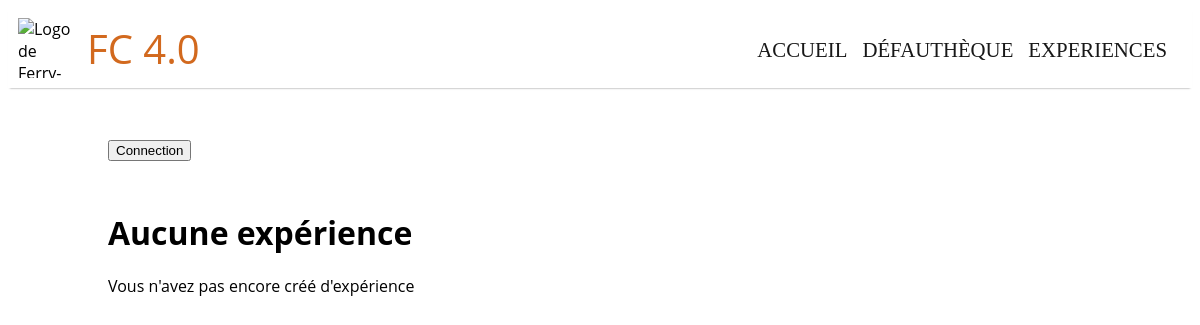
/Webfautheque/B311/Experiences/, run on an earlier commit of the app's database.
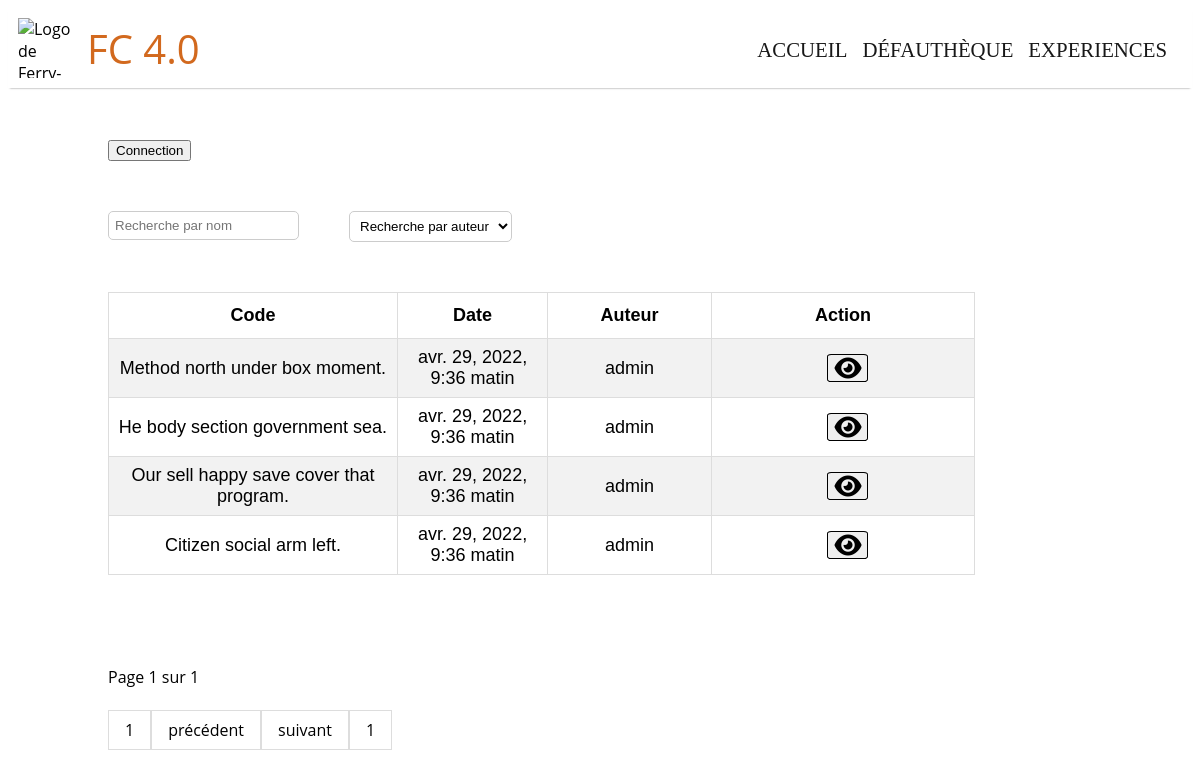
And on a later commit of the database.
### Webfautheque/models.py (models this page shows, shortened)
class Experience(models.Model):
    experience_nom_article = models.CharField(
        'Code expérience', max_length=200)
    defaut = models.ForeignKey(Defaut,
                               on_delete=models.CASCADE)
    experience_auteur = models.CharField(
        'Auteur', max_length=200, blank=True,  null=True)
    experience_pub_date = models.DateTimeField('date', default=timezone.now)
    experience_rapport_anomalie = models.FileField(
        'Rapport anomalie', upload_to='static/Webfautheque/rapport_anomalie', default="None", blank=True)
    experience_ift = models.ImageField(
        'Ift', upload_to='static/Webfautheque/ift', default="None")
    experience_photos_1 = models.ImageField(
        'Photo 1', upload_to='static/Webfautheque/photos', default="None")
    experience_photos_2 = models.ImageField(
        'Photo 2', upload_to='static/Webfautheque/photos', default="None")
    experience_descriptif = models.TextField(
        'descriptif', max_length=5000, default=" ")
    experience_remedes = models.TextField(
        'remedes', max_length=2000, default="")

### Webfautheque/views.py (the view)
def page_choix_experience(request, defaut_idperso):
    experiences = Experience.objects.filter(
        defaut_id=Defaut.objects.filter(defaut_idperso=defaut_idperso).values()[0]["id"]).order_by('-experience_pub_date')
    paginator = Paginator(experiences, 5)
    page = request.GET.get('page')
    page_obj = paginator.get_page(page)
    tags = Experience.objects.all().values('experience_auteur').distinct()
    groupes = request.user.groups.all()
    context = {'experiences': experiences, "defaut_idperso": defaut_idperso, 'page_obj': page_obj, 'tags': tags, 'paginator' : paginator, 'groupes' : groupes}
    return render(request, 'Webfautheque/choix_experiences.html', context)

### Webfautheque/models.py (called while the page is built)
    def __str__(self):
        return self.defaut_idperso

### templates/Webfautheque/choix_experiences.html (shortened to what the changed rows need)
<!DOCTYPE html>
<html lang="fr">
{% extends "Webfautheque/base.html" %}
{% load static %}
{% block content %}
<link rel="stylesheet" type="text/css" href="{% static 'css/choix_experiences.css' %}"/>
<div class="content_list">
  {% if paginator.count == 0 %}
    <div class="no_experience_text">
      <h1>Aucune expérience</h1>
      <p>Vous n'avez pas encore créé d'expérience</p>
    </div>
  {% else %}
  <div class="filter">
    <div class="search-form">
      <input type="text" class="form-search" id="searchField" placeholder="Recherche par nom">
    </div>
    <div class="search_by_name">
      <select id="searchByName">
        <option value="">Recherche par auteur</option>
      </select>
    </div>
  </div>
    <div class="list" style="display:flex">
      <div class="list_experiences">
        <table id="tab_experience">
          <thead>
            <tr>
              <th>Code</th>
              <th>Date</th>
              <th>Auteur</th>
              <th>Action</th>
            </tr>
          </thead>
          <tbody>
            {% for experience in page_obj%}
            <tr>
              <td>{{experience.experience_nom_article}}</td>
              <td>{{experience.experience_pub_date}}</td>
              <td>{{experience.experience_auteur}}</td>
              <td class="bouton_action">
                <div class="add_experience">
                  <div class="option_button">
                    {% if user.is_authenticated %}
                    <input type="hidden" id="superuser" value= {{user.is_superuser}}>
                      {% if user.is_superuser %}
                        <a href="/Webfautheque/{{ experience.defaut }}/Experiences/Consultation:{{ experience.id }}"> <button type="submit" aria-label="voir" class="fa-solid fa-eye" name="choice_experience"></button></a>
                          <form action="/Webfautheque/{{ experience.defaut }}/Experiences/Consultation:{{ experience.id }}/Update/">
                            {% csrf_token %}
                            <button type="submit" aria-label="modifier" class="fa-solid fa-pen-to-square" name="choice_experience"></button>
                          </form>
                          <form action="/Webfautheque/{{ experience.defaut }}/Experiences/Consultation:{{ experience.id }}/Delete/" method="POST">
                            {% csrf_token %}
                            <button type="submit" aria-label="supprimer" class="fa-solid fa-trash-can" name="choice_experience" onClick="return confirm('Voulez Vous supprimer l\'experience {{experience.experience_nom_article}}')"></button>
                            <input type="hidden" name="next" value="{{ request.path }}" class="hidden_button">
                          </form>
                      {% else %}
                        {% for groupe in groupes %}
                            {% if  groupe.name == "Visualiser" %}
                            <input type="hidden" id="role_visualisation" value= {{groupe.name}}>
                              <a href="/Webfautheque/{{ experience.defaut }}/Experiences/Consultation:{{ experience.id }}"> <button type="submit" aria-label="voir" class="fa-solid fa-eye" name="choice_experience"></button></a>
                            {% endif %}
                          {% endfor %}
                          {% for groupe in groupes %}
                            {% if groupe.name == "Modification" %}
                            <input type="hidden" id="role_modification" value= {{groupe.name}}>
                              <form action="/Webfautheque/{{ experience.defaut }}/Experiences/Consultation:{{ experience.id }}/Update">
                                <button type="submit" aria-label="modifier" class="fa-solid fa-pen-to-square" name="choice_experience"></button>
                              </form>
                            {% endif %}
                          {% endfor %}
                          {% for groupe in groupes %}
                            {% if groupe.name == "Suppression" %}
                            <input type="hidden" id="role_suppresion" value= {{groupe.name}}>
                              <form action="/Webfautheque/{{ experience.defaut }}/Experiences/Consultation:{{ experience.id }}/Delete/" method="POST">
                                {% csrf_token %}
                                <button type="submit" aria-label="supprimer" class="fa-solid fa-trash-can" name="choice_experience" onClick="return confirm('Voulez Vous supprimer l\'experience {{experience.experience_nom_article}}')"></button>
                                <input type="hidden" name="next" value="{{ request.path }}" class="hidden_button">
                              </form>
                            {% endif %}
                          {% endfor %}
                        {% endif %}
                  </div>
                  {% else %}
                    <div class="option_button">
                      <a href="/Webfautheque/{{ experience.defaut }}/Experiences/Consultation:{{ experience.id }}"> <button type="submit" aria-label="voir" class="fa-solid fa-eye" name="choice_experience"></button></a>
                  </div>
                  {% endif %}
                </div>
              </td>
            </tr>
            {% endfor %}
          </tbody>
        </table>
      </div>
    </div>
<div class="pagination">
  <span class="current">
  Page {{ page_obj.number }} sur {{ page_obj.paginator.num_pages }}
  <br>
  </span>
  <br>
  <span class="step-links">
  <a href="?page=1"> 1</a>
  {% if page_obj.has_previous %}
    <a href="?page={{ page_obj.previous_page_number }}">précédent</a>
  {% else %}
    <a href="javascript:void(0)"   >précédent</a>
  {% endif %}
  {% if page_obj.has_next %}
    <a href="?page={{ page_obj.next_page_number }}">suivant</a>
  {% else %}
    <a href="javascript:void(0)">suivant</a>
  {% endif %}
  <a href="?page={{ page_obj.paginator.num_pages }}"> {{page_obj.paginator.num_pages}} </a>
  </span>
</div>
<div class="paginationSearch">
</div>
</div>
  {% endif %}
{% endblock %}

What changed in the data, as far as the page shows it:
added Experience: experience_nom_article "Method north under box moment.", experience_pub_date "avr. 29, 2022, 9:36 matin", experience_auteur "admin"
added Experience: experience_nom_article "He body section government sea.", experience_pub_date "avr. 29, 2022, 9:36 matin", experience_auteur "admin"
added Experience: experience_nom_article "Our sell happy save cover that program.", experience_pub_date "avr. 29, 2022, 9:36 matin", experience_auteur "admin"
added Experience: experience_nom_article "Citizen social arm left.", experience_pub_date "avr. 29, 2022, 9:36 matin", experience_auteur "admin"
Also different on the page:
form field value: (not shown) → "Recherche par auteur"
{{ page_obj.number }}: (not shown) → "1"
{{ page_obj.paginator.num_pages }}: (not shown) → "1"
text no longer shown: "Aucune expérience Vous n'avez pas encore créé d'expérience"
text now shown: "Code Date Auteur Action Page sur 1 précédent suivant"
